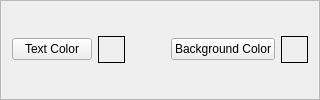
             <widget class="QFrame" name="frame_32">
              <property name="frameShape">
               <enum>QFrame::StyledPanel</enum>
              </property>
              <layout class="QGridLayout" name="gridLayout_55">
               <item row="0" column="0">
                <widget class="QPushButton" name="tb_fg_color_normal">
                 <property name="toolTip">
                  <string/>
                 </property>
                 <property name="text">
                  <string>Text Color</string>
                 </property>
                 <property name="checked">
                  <bool>false</bool>
                 </property>
                 <property name="qss" stdset="0">
                  <string>color</string>
                 </property>
                 <property name="label" stdset="0">
                  <string>tb_fg_color_lb</string>
                 </property>
                 <property name="var" stdset="0">
                  <string>tb_fg_color_sel_normal</string>
                 </property>
                </widget>
               </item>
               <item row="0" column="4">
                <widget class="QLabel" name="tb_bg_color_lb">
                 <property name="minimumSize">
                  <size>
                   <width>27</width>
                   <height>27</height>
                  </size>
                 </property>
                 <property name="maximumSize">
                  <size>
                   <width>27</width>
                   <height>27</height>
                  </size>
                 </property>
                 <property name="frameShape">
                  <enum>QFrame::Box</enum>
                 </property>
                 <property name="text">
                  <string/>
                 </property>
                 <property name="alignment">
                  <set>Qt::AlignCenter</set>
                 </property>
                </widget>
               </item>
               <item row="0" column="3">
                <widget class="QPushButton" name="tb_bg_color_normal">
                 <property name="toolTip">
                  <string/>
                 </property>
                 <property name="text">
                  <string>Background Color</string>
                 </property>
                 <property name="qss" stdset="0">
                  <string>background-color</string>
                 </property>
                 <property name="label" stdset="0">
                  <string>tb_bg_color_lb</string>
                 </property>
                 <property name="var" stdset="0">
                  <string>tb_bg_color_sel_normal</string>
                 </property>
                </widget>
               </item>
               <item row="0" column="1">
                <widget class="QLabel" name="tb_fg_color_lb">
                 <property name="minimumSize">
                  <size>
                   <width>27</width>
                   <height>27</height>
                  </size>
                 </property>
                 <property name="maximumSize">
                  <size>
                   <width>27</width>
                   <height>27</height>
                  </size>
                 </property>
                 <property name="frameShape">
                  <enum>QFrame::Box</enum>
                 </property>
                 <property name="text">
                  <string/>
                 </property>
                 <property name="alignment">
                  <set>Qt::AlignCenter</set>
                 </property>
                </widget>
               </item>
               <item row="0" column="2">
                <spacer name="horizontalSpacer_6">
                 <property name="orientation">
                  <enum>Qt::Horizontal</enum>
                 </property>
                 <property name="sizeHint" stdset="0">
                  <size>
                   <width>40</width>
                   <height>20</height>
                  </size>
                 </property>
                </spacer>
               </item>
              </layout>
             </widget>
